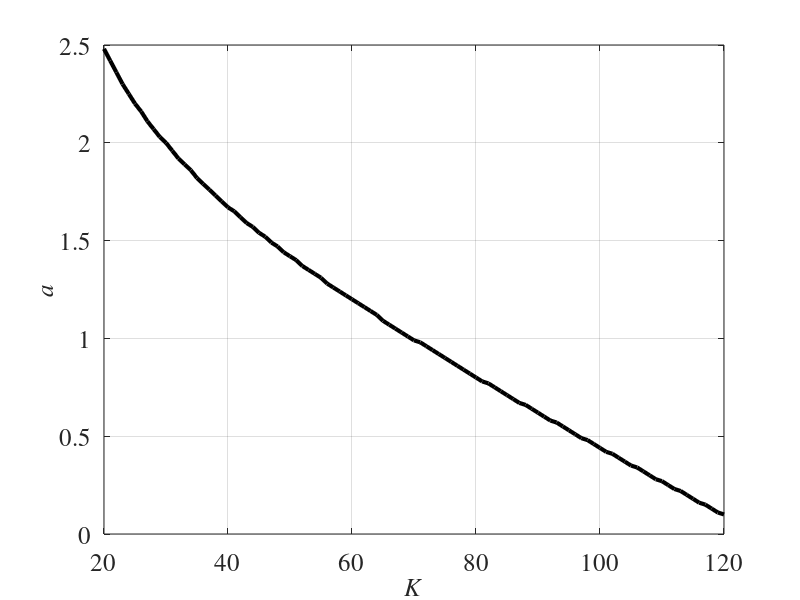

MATLAB code to generate this figure:
% The a-K stability region for the two track vehicle
% control problem .
% I
a=[0.1:0.01:3];
K=[20:1:120];
x=0*K;
y=0*K;

n=length(K);
m=length(a);

for i=1:n;
    for j=1:m;
        q=[1,8,17, K(i)+10, K(i)*a(j)];
        p=roots(q);
        if max(real(p)) > 0, x(i)=K(i);
            y(i)=a(j-1); 
            break;
        end
    end
end
plot(x,y,'black','LineWidth',3)
grid
X=xlabel('K')
Y=ylabel('a')


set(gca,'FontName','times','FontSize',18)

set([X,Y],'FontName','times','FontSize',18,'FontAngle','Italic')